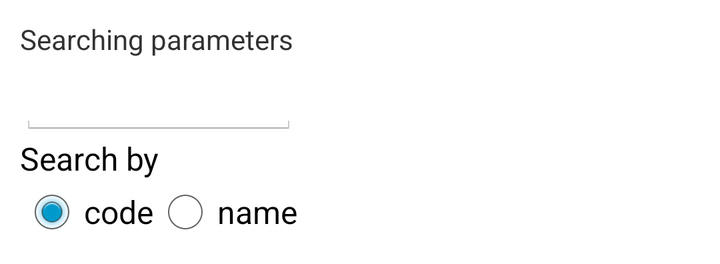
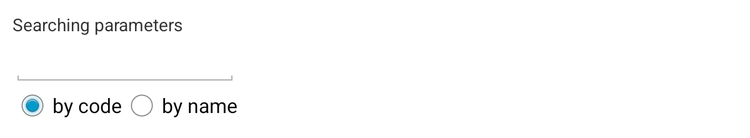

One screen, two layout resources from the same app: the default and the repository's alternative for another configuration. Each is rendered where Android would select it; the XML of both is given below.
<!-- AndroidManifest.xml: application theme android:Theme.Holo.Light.NoActionBar.Fullscreen -->
<!-- res/layout/remains.xml -->
<?xml version="1.0" encoding="utf-8"?>
<LinearLayout xmlns:android="http://schemas.android.com/apk/res/android"
    android:id="@+id/remains_layout"
    android:layout_width="wrap_content"
    android:layout_height="wrap_content"
    android:orientation="vertical"
    android:padding="10dp"
    android:paddingBottom="@dimen/activity_vertical_margin"
    android:paddingLeft="@dimen/activity_horizontal_margin"
    android:paddingRight="@dimen/activity_horizontal_margin"
    android:paddingTop="@dimen/activity_vertical_margin" >

    <TextView
        android:id="@+id/paramView"
        android:layout_width="wrap_content"
        android:layout_height="wrap_content"
        android:text="@string/search_param" />

    <EditText
        android:id="@+id/requiredEdit"
        android:layout_width="fill_parent"
        android:layout_height="wrap_content"
        android:inputType="number" >

        <requestFocus />
    </EditText>

    <TextView
        android:id="@+id/searchByView"
        android:layout_width="wrap_content"
        android:layout_height="wrap_content"
        android:text="@string/search_by"
        android:textAppearance="?android:attr/textAppearance" />

    <RadioGroup
        android:id="@+id/paramGroup"
        android:layout_width="wrap_content"
        android:layout_height="wrap_content"
        android:orientation="horizontal" >

        <RadioButton
            android:id="@+id/radioByCode"
            android:layout_width="wrap_content"
            android:layout_height="wrap_content"
            android:checked="true"
            android:text="@string/code_param" />

        <RadioButton
            android:id="@+id/radioByName"
            android:layout_width="wrap_content"
            android:layout_height="wrap_content"
            android:text="@string/name_param" />
    </RadioGroup>

</LinearLayout>
<!-- resources referenced by this layout -->
<resources>
  <dimen name="activity_horizontal_margin">16dp</dimen>
  <dimen name="activity_vertical_margin">16dp</dimen>
  <string name="code_param">code</string>
  <string name="name_param">name</string>
  <string name="search_by">Search by</string>
  <string name="search_param">Searching parameters</string>
</resources>
<!-- res/layout-sw600dp/remains.xml (the repository's variant of the layout above) -->
<!-- drawn on a 7-inch tablet held upright -->
<?xml version="1.0" encoding="utf-8"?>
	<LinearLayout xmlns:android="http://schemas.android.com/apk/res/android"
		android:id="@+id/remains_layout"
		android:layout_width="wrap_content"
		android:layout_height="wrap_content"
		android:orientation="vertical"
		android:padding="10dp">
		
		<TextView
			android:id="@+id/paramView"
			android:layout_width="wrap_content"
			android:layout_height="wrap_content"
			android:text="@string/search_param"/>
		
		<EditText
		    android:id="@+id/requiredEdit"
		    android:layout_width="fill_parent"
		    android:layout_height="wrap_content"
		    android:inputType="none" >
			
			<requestFocus />
			
		</EditText>
		
		<RadioGroup
			android:id="@+id/paramGroup"
			android:layout_width="wrap_content"
			android:layout_height="wrap_content"
			android:orientation="horizontal">
			
			<RadioButton
				android:id="@+id/radioByCode"
				android:layout_width="wrap_content"
				android:layout_height="wrap_content"
				android:text="@string/by_code_param"
				android:checked="true"/>
				
			<RadioButton
				android:id="@+id/radioByName"
				android:layout_width="wrap_content"
				android:layout_height="wrap_content"
				android:text="@string/by_name_param"
				/>
		</RadioGroup>
	</LinearLayout>
<!-- resources referenced by the variant -->
<!-- as a 7-inch tablet held upright resolves them -->
<resources>
  <string name="by_code_param">by code</string>
  <string name="by_name_param">by name</string>
  <string name="search_param">Searching parameters</string>
</resources>
